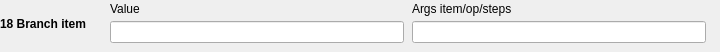
  <widget class="caFrame" name="editActionFrame18">
   <property name="geometry"><rect><x>180</x><y>258</y><width>720</width><height>52</height></rect></property>
   <property name="visibility"><enum>caFrame::Calc</enum></property>
   <property name="visibilityCalc"><string notr="true">A==18</string></property>
   <property name="channel" stdset="0"><string notr="true">$(SEQ_PFX)Edit-Action</string></property>
   <widget class="caLabel" name="editActionName18">
    <property name="geometry"><rect><x>0</x><y>2</y><width>105</width><height>43</height></rect></property>
    <property name="font"><font><bold>true</bold></font></property>
    <property name="wordWrap"><bool>true</bool></property>
    <property name="text"><string>18 Branch item</string></property>
   </widget>
   <widget class="caLabel" name="editPositionLabelA18_0"><property name="geometry"><rect><x>110</x><y>0</y><width>294</width><height>18</height></rect></property><property name="text"><string>Value</string></property></widget>
   <widget class="caTextEntry" name="editPositionA18_0"><property name="geometry"><rect><x>110</x><y>21</y><width>294</width><height>22</height></rect></property><property name="channel" stdset="0"><string notr="true">$(SEQ_PFX)Edit-Position</string></property></widget>
   <widget class="caLabel" name="editArgsLabelA18_1"><property name="geometry"><rect><x>412</x><y>0</y><width>294</width><height>18</height></rect></property><property name="text"><string>Args item/op/steps</string></property></widget>
   <widget class="caTextEntry" name="editArgsA18_1"><property name="geometry"><rect><x>412</x><y>21</y><width>294</width><height>22</height></rect></property><property name="channel" stdset="0"><string notr="true">$(SEQ_PFX)Edit-Args</string></property><property name="formatType"><enum>caLineEdit::string</enum></property></widget>
  </widget>
